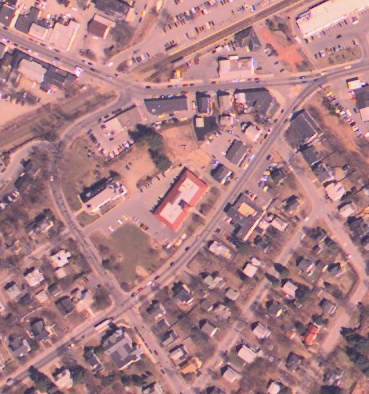
%> input picture Chapter03/images/westconcordaerial.png, 369 x 394 px
$ octave exercise3_10.m   (GNU Octave 9; MATLAB toolbox functions it lacks are replaced by stand-ins)
%> lines starting %> are read from the running program, lines starting %| are printed output that depends on the picture
% Read in image
A = imread('images/westconcordaerial.png');
%> A is the input picture: size 394x369x3 uint8; mean R, G, B 173.1, 126.6, 132.9
% A = imread('peppers.png');

% Contrast streching
A_HSV = rgb2hsv(A);
%> A_HSV: size 394x369x3 double; mean H, S, V 0.665, 0.282, 0.68
V = histeq(A_HSV(:, :, 3));
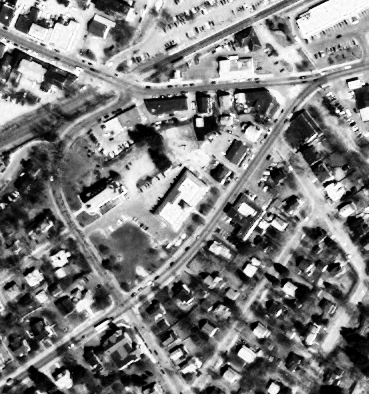
%> V: size 394x369 double; min 0, max 1, mean 0.496
A_HSV(:, :, 3) = V;
%> A_HSV: size 394x369x3 double; mean H, S, V 0.665, 0.282, 0.496
A1 = hsv2rgb(A_HSV);
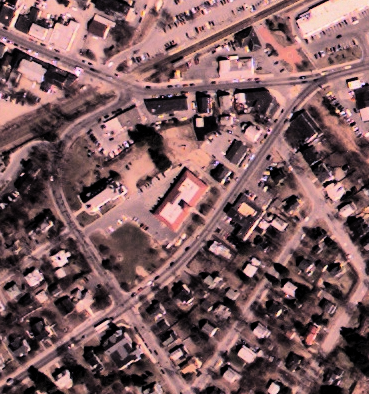
%> A1: size 394x369x3 double; mean R, G, B 0.495, 0.363, 0.371

% Histogram equalization
A2 = histeq(A);
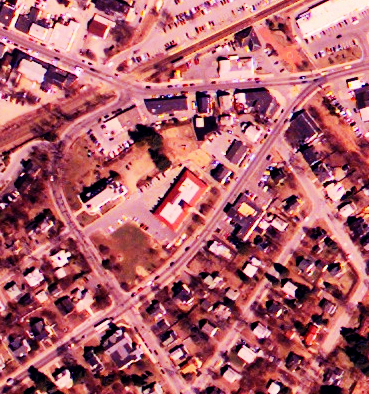
%> A2: size 394x369x3 uint8; mean R, G, B 175.6, 96.4, 107.3

% Display images
subplot(3, 1, 1), imshow(A);
subplot(3, 1, 2), imshow(A1);
subplot(3, 1, 3), imshow(A2);

$ run again, with Chapter03/images/carpark.png copied over Chapter03/images/westconcordaerial.png
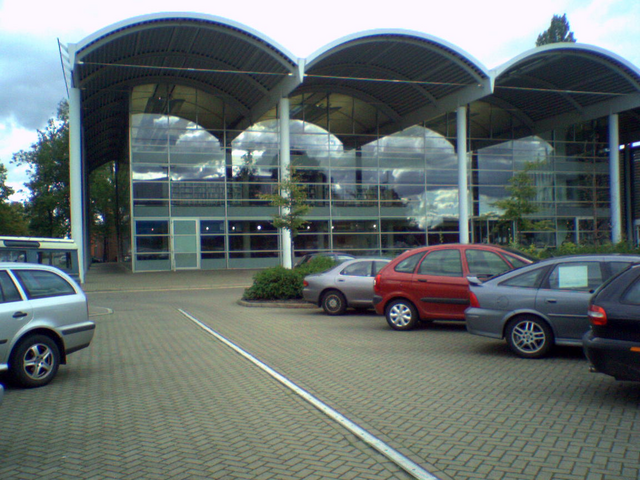
%> input picture Chapter03/images/carpark.png, 640 x 480 px
%> A is the input picture: size 480x640x3 uint8; mean R, G, B 101.6, 111.7, 110.5
%> `V = histeq(A_HSV(:, :, 3));`:
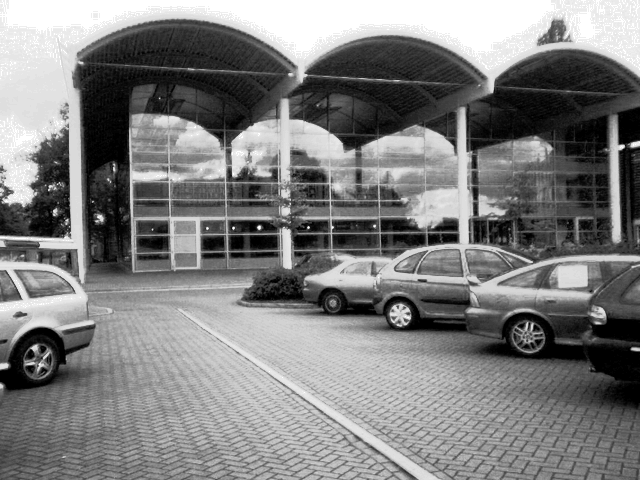
%> V: size 480x640 double; min 0, max 1, mean 0.496
%> `A2 = histeq(A);`:
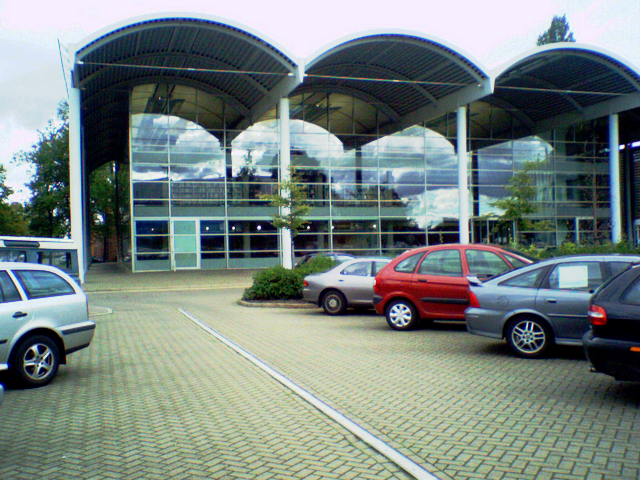
%> A2: size 480x640x3 uint8; mean R, G, B 119.2, 131.6, 128.4
